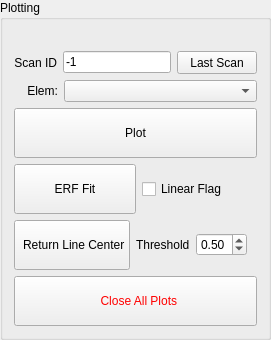
         <widget class="QGroupBox" name="groupBox">
          <property name="sizePolicy">
           <sizepolicy hsizetype="Fixed" vsizetype="Fixed">
            <horstretch>0</horstretch>
            <verstretch>0</verstretch>
           </sizepolicy>
          </property>
          <property name="title">
           <string>Plotting</string>
          </property>
          <layout class="QGridLayout" name="gridLayout_55">
           <item row="3" column="0">
            <layout class="QGridLayout" name="gridLayout_54">
             <property name="rightMargin">
              <number>10</number>
             </property>
             <item row="0" column="0">
              <layout class="QGridLayout" name="gridLayout_5">
               <item row="0" column="0">
                <widget class="QPushButton" name="pb_erf_fit">
                 <property name="sizePolicy">
                  <sizepolicy hsizetype="Preferred" vsizetype="Fixed">
                   <horstretch>0</horstretch>
                   <verstretch>0</verstretch>
                  </sizepolicy>
                 </property>
                 <property name="text">
                  <string> 
ERF Fit
</string>
                 </property>
                </widget>
               </item>
               <item row="0" column="1">
                <widget class="QCheckBox" name="cb_erf_linear_flag">
                 <property name="sizePolicy">
                  <sizepolicy hsizetype="Fixed" vsizetype="Fixed">
                   <horstretch>0</horstretch>
                   <verstretch>0</verstretch>
                  </sizepolicy>
                 </property>
                 <property name="layoutDirection">
                  <enum>Qt::LeftToRight</enum>
                 </property>
                 <property name="text">
                  <string>Linear Flag      </string>
                 </property>
                </widget>
               </item>
              </layout>
             </item>
             <item row="1" column="0">
              <layout class="QGridLayout" name="gridLayout_18">
               <item row="0" column="1">
                <layout class="QHBoxLayout" name="horizontalLayout_14">
                 <property name="rightMargin">
                  <number>0</number>
                 </property>
                 <item>
                  <widget class="QLabel" name="label_49">
                   <property name="sizePolicy">
                    <sizepolicy hsizetype="Fixed" vsizetype="Fixed">
                     <horstretch>0</horstretch>
                     <verstretch>0</verstretch>
                    </sizepolicy>
                   </property>
                   <property name="text">
                    <string>Threshold</string>
                   </property>
                  </widget>
                 </item>
                 <item>
                  <widget class="QDoubleSpinBox" name="dsb_line_center_thre">
                   <property name="sizePolicy">
                    <sizepolicy hsizetype="Fixed" vsizetype="Fixed">
                     <horstretch>0</horstretch>
                     <verstretch>0</verstretch>
                    </sizepolicy>
                   </property>
                   <property name="minimum">
                    <double>0.010000000000000</double>
                   </property>
                   <property name="maximum">
                    <double>1.000000000000000</double>
                   </property>
                   <property name="value">
                    <double>0.500000000000000</double>
                   </property>
                  </widget>
                 </item>
                </layout>
               </item>
               <item row="0" column="0">
                <widget class="QPushButton" name="pb_plot_line_center">
                 <property name="sizePolicy">
                  <sizepolicy hsizetype="Preferred" vsizetype="Fixed">
                   <horstretch>0</horstretch>
                   <verstretch>0</verstretch>
                  </sizepolicy>
                 </property>
                 <property name="text">
                  <string> 
 Return Line Center 
 </string>
                 </property>
                </widget>
               </item>
              </layout>
             </item>
            </layout>
           </item>
           <item row="2" column="0">
            <widget class="QPushButton" name="pb_plot">
             <property name="sizePolicy">
              <sizepolicy hsizetype="Preferred" vsizetype="Fixed">
               <horstretch>0</horstretch>
               <verstretch>0</verstretch>
              </sizepolicy>
             </property>
             <property name="styleSheet">
              <string notr="true">QPushButton:pressed{ 
	background-color: rgb(255, 0, 0); 
	}</string>
             </property>
             <property name="text">
              <string>  
Plot
</string>
             </property>
            </widget>
           </item>
           <item row="1" column="0">
            <layout class="QGridLayout" name="gridLayout_51">
             <property name="rightMargin">
              <number>0</number>
             </property>
             <item row="1" column="0">
              <layout class="QGridLayout" name="gridLayout_10">
               <item row="0" column="0">
                <widget class="QLabel" name="label_48">
                 <property name="sizePolicy">
                  <sizepolicy hsizetype="Fixed" vsizetype="Preferred">
                   <horstretch>0</horstretch>
                   <verstretch>0</verstretch>
                  </sizepolicy>
                 </property>
                 <property name="text">
                  <string>    Elem:</string>
                 </property>
                </widget>
               </item>
               <item row="0" column="1">
                <widget class="QComboBox" name="cb_plot_elem">
                 <property name="sizePolicy">
                  <sizepolicy hsizetype="Preferred" vsizetype="Fixed">
                   <horstretch>0</horstretch>
                   <verstretch>0</verstretch>
                  </sizepolicy>
                 </property>
                </widget>
               </item>
              </layout>
             </item>
             <item row="0" column="0">
              <layout class="QGridLayout" name="gridLayout_2">
               <item row="0" column="2">
                <widget class="QPushButton" name="pb_plot_last">
                 <property name="sizePolicy">
                  <sizepolicy hsizetype="Fixed" vsizetype="Fixed">
                   <horstretch>0</horstretch>
                   <verstretch>0</verstretch>
                  </sizepolicy>
                 </property>
                 <property name="minimumSize">
                  <size>
                   <width>80</width>
                   <height>23</height>
                  </size>
                 </property>
                 <property name="text">
                  <string>Last Scan</string>
                 </property>
                </widget>
               </item>
               <item row="0" column="1">
                <widget class="QLineEdit" name="le_plot_sd">
                 <property name="sizePolicy">
                  <sizepolicy hsizetype="Preferred" vsizetype="Fixed">
                   <horstretch>0</horstretch>
                   <verstretch>0</verstretch>
                  </sizepolicy>
                 </property>
                 <property name="text">
                  <string>-1</string>
                 </property>
                </widget>
               </item>
               <item row="0" column="0">
                <widget class="QLabel" name="label">
                 <property name="text">
                  <string>Scan ID</string>
                 </property>
                 <property name="alignment">
                  <set>Qt::AlignRight|Qt::AlignTrailing|Qt::AlignVCenter</set>
                 </property>
                </widget>
               </item>
              </layout>
             </item>
            </layout>
           </item>
           <item row="4" column="0">
            <widget class="QPushButton" name="pb_close_all_plot">
             <property name="sizePolicy">
              <sizepolicy hsizetype="Preferred" vsizetype="Fixed">
               <horstretch>0</horstretch>
               <verstretch>0</verstretch>
              </sizepolicy>
             </property>
             <property name="styleSheet">
              <string notr="true">color: rgb(255, 0, 0);</string>
             </property>
             <property name="text">
              <string>
  Close All Plots 
</string>
             </property>
            </widget>
           </item>
           <item row="0" column="0">
            <widget class="QLabel" name="label_21">
             <property name="text">
              <string/>
             </property>
            </widget>
           </item>
          </layout>
         </widget>
